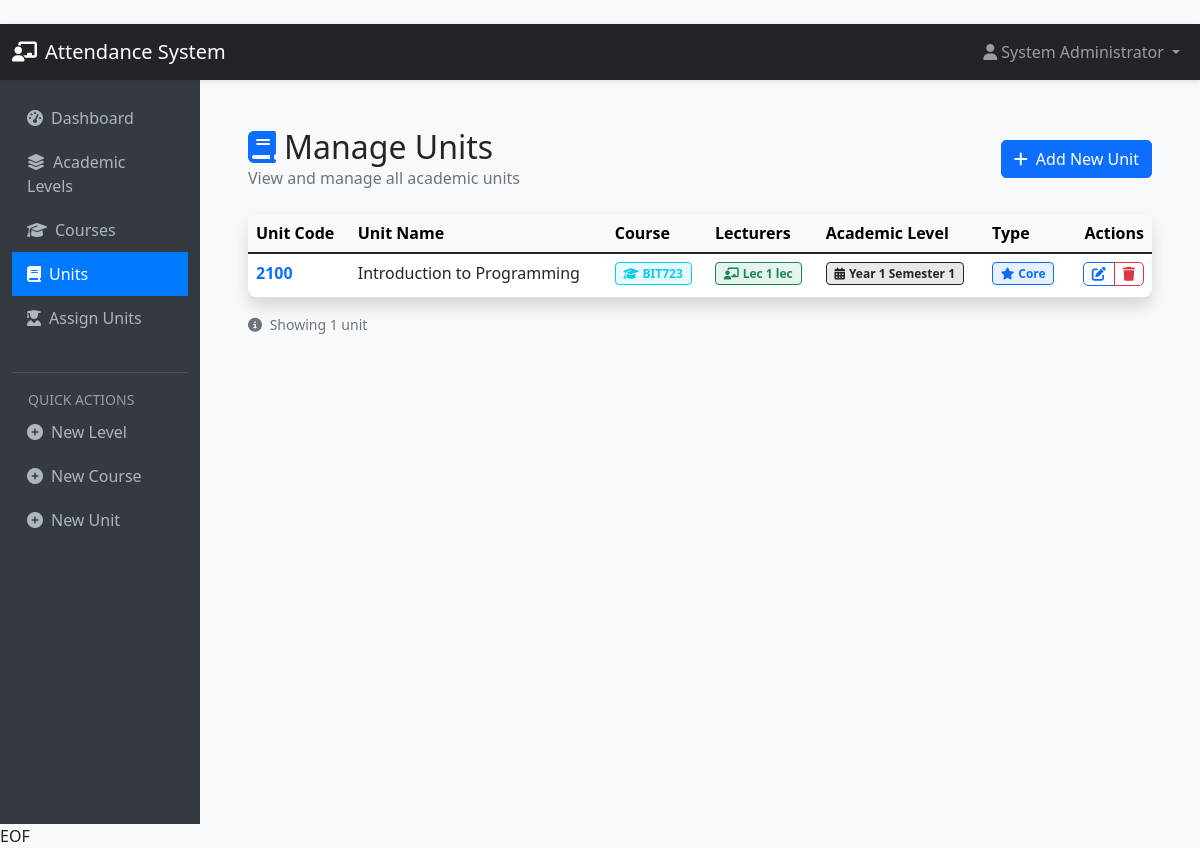
Screenshot of /attendance/admin/units/ (signed in) with the database file from the repository.
### accounts/models.py (models this page shows, shortened)
class User(AbstractUser):
    USER_TYPE_CHOICES = (
        ('admin', 'Admin'),
        ('lecturer', 'Lecturer'),
        ('student', 'Student'),
    )
    user_type = models.CharField(max_length=20, choices=USER_TYPE_CHOICES, default='student')
    registration_number = models.CharField(max_length=20, blank=True, null=True, unique=True, verbose_name="Student Registration Number")
    employee_id = models.CharField(max_length=20, blank=True, null=True, unique=True, verbose_name="Lecturer/Staff ID")
    department = models.CharField(max_length=100, blank=True, null=True)
    phone_regex = RegexValidator(
        regex=r'^\+?1?\d{9,15}$',
        message="Phone number must be entered in the format: '+999999999'. Up to 15 digits allowed."
    )
    phone_number = models.CharField(validators=[phone_regex], max_length=17, blank=True, null=True)
    profile_picture = models.ImageField(upload_to='profile_pics/', blank=True, null=True)
    is_approved = models.BooleanField(default=False)  # For admin approval of lecturers

class LecturerProfile(models.Model):
    user = models.OneToOneField(User, on_delete=models.CASCADE, related_name='lecturer_profile')
    qualification = models.CharField(max_length=100, blank=True, null=True)
    specialization = models.CharField(max_length=100, blank=True, null=True)
    office_location = models.CharField(max_length=100, blank=True, null=True)

### attendance/models.py (models this page shows, shortened)
class Unit(models.Model):
    code = models.CharField(max_length=20, unique=True)
    name = models.CharField(max_length=200)
    description = models.TextField(blank=True)
    course = models.ForeignKey(Course, on_delete=models.CASCADE, related_name='units', null=True, blank=True)
    academic_level = models.ForeignKey(Level, on_delete=models.SET_NULL, null=True, blank=True, related_name='units')
    lecturers = models.ManyToManyField(LecturerProfile, related_name='assigned_units', blank=True)
    students = models.ManyToManyField(StudentProfile, related_name='enrolled_units', blank=True)
    credit_hours = models.IntegerField(default=3)
    is_core = models.BooleanField(default=True, help_text="Core unit or elective")
    academic_year = models.CharField(max_length=10, blank=True, null=True)
    class Meta:
        ordering = ['course', 'academic_level__year', 'academic_level__semester', 'code']

class Course(models.Model):
    code = models.CharField(max_length=20, blank=True)  # ADD THIS LINE
    name = models.CharField(max_length=200)
    level = models.ForeignKey(Level, on_delete=models.CASCADE, related_name='courses')
    duration_years = models.IntegerField(default=3)
    is_active = models.BooleanField(default=True)

class Level(models.Model):
    year = models.PositiveIntegerField(choices=[(1, 'Year 1'), (2, 'Year 2'), (3, 'Year 3'), (4, 'Year 4'), (5, 'Year 5')])
    semester = models.PositiveIntegerField(choices=[(1, 'Semester 1'), (2, 'Semester 2'), (3, 'Semester 3')])
    is_active = models.BooleanField(default=True)
    name = models.CharField(max_length=100, blank=True)
    class Meta:
        ordering = ['year', 'semester']
        unique_together = ['year', 'semester']

### attendance/views.py (the view, shortened to what this page needs)
# urls.py: path('admin/units/', views.manage_units, name='manage_units'),
@login_required
@admin_required
def manage_units(request):
    units = Unit.objects.all().select_related('course', 'academic_level').prefetch_related('lecturers').order_by('course', 'academic_level__year', 'academic_level__semester', 'code')
    return render(request, 'attendance/manage_units.html', {'units': units})

### accounts/views.py (called while the page is built)
def admin_required(view_func):
    decorated_view_func = user_passes_test(
        lambda u: u.is_authenticated and u.user_type == 'admin',
        login_url='login'
    )(view_func)
    return decorated_view_func

### templates/attendance/manage_units.html (shortened to what this page needs)
﻿{% extends "attendance/base.html" %}
{% load crispy_forms_tags %}
{% block content %}
<div class="container-fluid py-4">
    <div class="d-flex justify-content-between align-items-center mb-4">
        <div>
            <h2 class="mb-0">
                <i class="fas fa-book text-primary me-2"></i>Manage Units
            </h2>
            <p class="text-muted mb-0">View and manage all academic units</p>
        </div>
        <a href="{% url 'create_unit' %}" class="btn btn-primary">
            <i class="fas fa-plus me-1"></i> Add New Unit
        </a>
    </div>
    <div class="card border-0 shadow">
        <div class="card-body p-0">
            <div class="table-responsive">
                <table class="table table-hover mb-0">
                    <thead class="table-light">
                        <tr>
                            <th class="border-0">Unit Code</th>
                            <th class="border-0">Unit Name</th>
                            <th class="border-0">Course</th>
                            <th class="border-0">Lecturers</th>
                            <th class="border-0">Academic Level</th>
                            <th class="border-0">Type</th>
                            <th class="border-0 text-end">Actions</th>
                        </tr>
                    </thead>
                    <tbody>
                        {% for unit in units %}
                        <tr>
                            <td>
                                <strong class="text-primary">{{ unit.code }}</strong>
                            </td>
                            <td>{{ unit.name }}</td>
                            <td>
                                {% if unit.course %}
                                <span class="badge bg-info bg-opacity-10 text-info border border-info border-opacity-25">
                                    <i class="fas fa-graduation-cap me-1"></i>{{ unit.course.code }}
                                </span>
                                {% else %}
                                <span class="badge bg-secondary bg-opacity-10 text-secondary border border-secondary border-opacity-25">
                                    <i class="fas fa-times me-1"></i>No Course
                                </span>
                                {% endif %}
                            </td>
                            <td>
                                {% if unit.lecturers.all %}
                                    {% for lecturer in unit.lecturers.all %}
                                    <span class="badge bg-success bg-opacity-10 text-success border border-success border-opacity-25 mb-1 d-inline-block">
                                        <i class="fas fa-chalkboard-teacher me-1"></i>{{ lecturer.user.get_full_name|default:lecturer.user.username }}
                                    </span>
                                    {% endfor %}
                                {% else %}
                                    <span class="badge bg-warning bg-opacity-10 text-warning border border-warning border-opacity-25">
                                        <i class="fas fa-exclamation-circle me-1"></i>Unassigned
                                    </span>
                                {% endif %}
                            </td>
                            <td>
                                {% if unit.academic_level %}
                                <span class="badge bg-dark bg-opacity-10 text-dark border border-dark border-opacity-25">
                                    <i class="fas fa-calendar-alt me-1"></i>{{ unit.academic_level.name }}
                                </span>
                                {% else %}
                                <span class="badge bg-secondary bg-opacity-10 text-secondary">
                                    <i class="fas fa-times me-1"></i>Not Set
                                </span>
                                {% endif %}
                            </td>
                            <td>
                                {% if unit.is_core %}
                                <span class="badge bg-primary bg-opacity-10 text-primary border border-primary border-opacity-25">
                                    <i class="fas fa-star me-1"></i>Core
                                </span>
                                {% else %}
                                <span class="badge bg-secondary bg-opacity-10 text-secondary border border-secondary border-opacity-25">
                                    <i class="fas fa-circle me-1"></i>Elective
                                </span>
                                {% endif %}
                            </td>
                            <td class="text-end">
                                <div class="btn-group" role="group">
                                    <a href="{% url 'edit_unit' unit.id %}" class="btn btn-sm btn-outline-primary">
                                        <i class="fas fa-edit"></i>
                                    </a>
                                    <a href="{% url 'delete_unit' unit.id %}"
                                       class="btn btn-sm btn-outline-danger"
                                       onclick="return confirm('Are you sure you want to delete unit \"{{ unit.name }}\"? This action cannot be undone.');">
                                        <i class="fas fa-trash"></i>
                                    </a>
                                </div>
                            </td>
                        </tr>
                        {% endfor %}
                    </tbody>
                </table>
            </div>
        </div>
    </div>
    {% if units %}
    <div class="mt-3">
        <small class="text-muted">
            <i class="fas fa-info-circle me-1"></i>
            Showing {{ units|length }} unit{{ units|pluralize }}
        </small>
    </div>
    {% endif %}
</div>
{% endblock %}

### templates/attendance/base.html (shortened to what this page needs)
<!DOCTYPE html>
    <html lang="en">
    <head>
        <link href="https://cdn.jsdelivr.net/npm/bootstrap@5.1.3/dist/css/bootstrap.min.css" rel="stylesheet">
        <link rel="stylesheet" href="https://cdnjs.cloudflare.com/ajax/libs/font-awesome/6.4.0/css/all.min.css">
    </head>
    <body>
        <nav class="navbar navbar-expand-lg navbar-dark bg-dark">
            <div class="container-fluid">
                <a class="navbar-brand" href="/">
                    <i class="fas fa-chalkboard-teacher me-2"></i>Attendance System
                </a>
                <div class="collapse navbar-collapse" id="navbarNav">
                    <ul class="navbar-nav ms-auto">
                        {% if user.is_authenticated %}
                        <li class="nav-item dropdown">
                            <a class="nav-link dropdown-toggle" href="#" id="navbarDropdown" role="button"
                                data-bs-toggle="dropdown">
                                <i class="fas fa-user me-1"></i>{{ user.get_full_name|default:user.username }}
                            </a>
                        </li>
                        {% endif %}
                    </ul>
                </div>
            </div>
        </nav>
        <div class="container-fluid">
            <div class="row">
                {% if user.is_authenticated %}
                <div class="col-md-3 col-lg-2 d-md-block sidebar collapse">
                    <div class="position-sticky pt-3">
                        <ul class="nav flex-column">
                            <li class="nav-item">
                                <a class="nav-link {% if request.path == '/attendance/admin-dashboard/' %}active{% endif %}"
                                    href="/attendance/admin-dashboard/">
                                    <i class="fas fa-tachometer-alt me-2"></i>Dashboard
                                </a>
                            </li>
                            <li class="nav-item">
                                <a class="nav-link {% if 'levels' in request.path %}active{% endif %}"
                                    href="/attendance/admin/levels/">
                                    <i class="fas fa-layer-group me-2"></i>Academic Levels
                                </a>
                            </li>
                            <li class="nav-item">
                                <a class="nav-link {% if 'courses' in request.path %}active{% endif %}"
                                    href="/attendance/admin/courses/">
                                    <i class="fas fa-graduation-cap me-2"></i>Courses
                                </a>
                            </li>
                            <li class="nav-item">
                                <a class="nav-link {% if 'units' in request.path and 'assign' not in request.path %}active{% endif %}"
                                    href="/attendance/admin/units/">
                                    <i class="fas fa-book me-2"></i>Units
                                </a>
                            </li>
                            <li class="nav-item">
                                <a class="nav-link {% if 'assign' in request.path %}active{% endif %}"
                                    href="/attendance/admin/assign-units/">
                                    <i class="fas fa-user-graduate me-2"></i>Assign Units
                                </a>
                            </li>
                            <li class="nav-item mt-3">
                                <hr class="text-white-50">
                                <small class="text-white-50 px-3">QUICK ACTIONS</small>
                            </li>
                            <li class="nav-item">
                                <a class="nav-link" href="/attendance/admin/levels/create/">
                                    <i class="fas fa-plus-circle me-2"></i>New Level
                                </a>
                            </li>
                            <li class="nav-item">
                                <a class="nav-link" href="#">
                                    <i class="fas fa-plus-circle me-2"></i>New Course
                                </a>
                            </li>
                            <li class="nav-item">
                                <a class="nav-link" href="#">
                                    <i class="fas fa-plus-circle me-2"></i>New Unit
                                </a>
                            </li>
                        </ul>
                    </div>
                </div>
                {% endif %}
                <div
                    class="{% if user.is_authenticated %}col-md-9 col-lg-10{% else %}col-12{% endif %} ms-sm-auto px-4 py-4">
                    {% block content %}{% endblock %}
                </div>
            </div>
        </div>
    </body>
    </html>

### templates/attendance/base.html (style rules this page uses)
body { background-color: #f8f9fa; font-family: 'Segoe UI', Tahoma, Geneva, Verdana, sans-serif; }
.navbar { box-shadow: 0 2px 4px rgba(0, 0, 0, .1); }
.sidebar { background-color: #343a40; min-height: calc(100vh - 56px); color: white; }
.sidebar a { color: #adb5bd; text-decoration: none; padding: 10px 15px; display: block; }
.sidebar a.active { color: white; background-color: #007bff; }
.card { border: none; box-shadow: 0 0 15px rgba(0, 0, 0, 0.1); border-radius: 10px; }
.btn { border-radius: 5px; }

### rows the page displays
User: get_full_name "System Administrator"
Unit: code "2100", name "Introduction to Programming", course.code "BIT723", academic_level.name "Year 1 Semester 1", is_core True (drawn)
LecturerProfile: user.get_full_name "Lec 1 lec"

### other values shown
{{ units|length }} "1"
